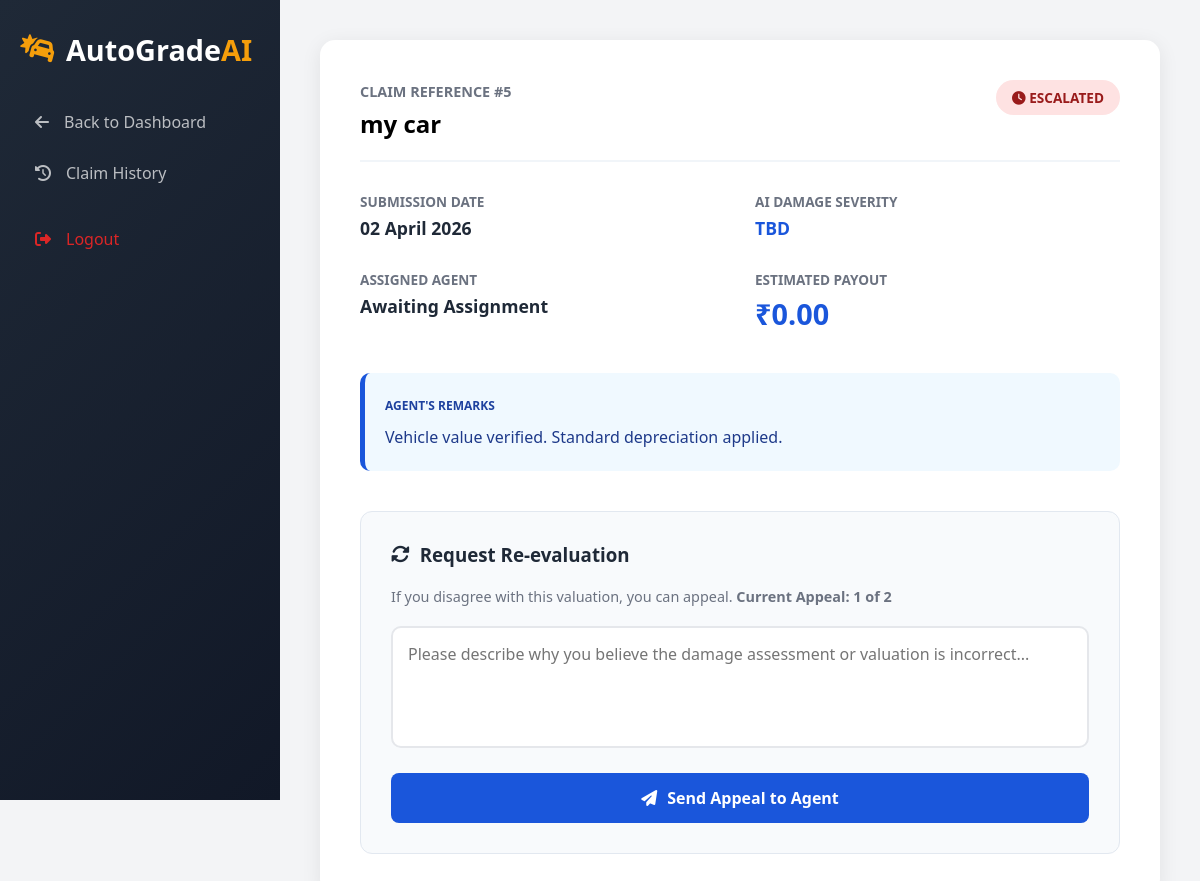
Page /claim-details/5/ (signed in) on the committed database.
### my_admin/models.py (models this page shows, shortened)
class DamageAnalysis(models.Model):
    user = models.ForeignKey(User, on_delete=models.CASCADE, related_name='client_claims')
    agent = models.ForeignKey(
        User,
        on_delete=models.SET_NULL,
        null=True,
        blank=True,
        related_name='assigned_claims'
    )
    car_details = models.CharField(max_length=100)
    status = models.CharField(max_length=20, default='Pending')  # Pending, Approved, Rejected, Appealed
    damage_level = models.CharField(max_length=20, default='TBD')
    date_analyzed = models.DateTimeField(auto_now_add=True)  # Set once on creation
    updated_at = models.DateTimeField(auto_now=True)  # Updates every time .save() is called
    market_value = models.DecimalField(max_digits=12, decimal_places=2, null=True, blank=True)
    minor_coeff = models.FloatField(null=True, blank=True, default=0.025)
    moderate_coeff = models.FloatField(null=True, blank=True, default=0.05)
    major_coeff = models.FloatField(null=True, blank=True, default=0.1)
    estimated_claim = models.DecimalField(max_digits=12, decimal_places=2, null=True, blank=True)
    agent_comment = models.TextField(null=True, blank=True)
    user_appeal_reason = models.TextField(null=True, blank=True)
    appeal_count = models.IntegerField(default=0)  # Tracks 1st and 2nd re-evaluation requests

### my_admin/views.py (the view)
# urls.py: path('claim-details/<int:claim_id>/', views.claim_details, name='claim_details'),
@login_required
def claim_details(request, claim_id):
    claim = get_object_or_404(DamageAnalysis, id=claim_id, user=request.user)
    return render(request, "ClaimDetails.html", {'claim': claim})

### my_admin/templates/ClaimDetails.html (shortened to what this page needs)
<!DOCTYPE html>
<html lang="en">
<head>
    <link rel="stylesheet" href="https://cdnjs.cloudflare.com/ajax/libs/font-awesome/6.4.0/css/all.min.css">
</head>
<body>
    <div class="sidebar">
        <div class="sidebar-header">
            <div class="logo"><i class="fas fa-car-crash"></i><span>AutoGrade<span>AI</span></span></div>
        </div>
        <div class="nav-menu">
            <a href="{% url 'admin_dashboard' %}" class="nav-item">
                <i class="fas fa-arrow-left"></i><span>Back to Dashboard</span>
            </a>
            <a href="{% url 'claim_history' %}" class="nav-item">
                <i class="fas fa-history"></i><span>Claim History</span>
            </a>
            <a href="{% url 'my_logout' %}" class="nav-item" style="color: var(--danger); margin-top: 20px;">
                <i class="fas fa-sign-out-alt"></i><span>Logout</span>
            </a>
        </div>
    </div>
    <div class="main-content">
        <div class="detail-card">
            <div class="header-row">
                <div>
                    <span class="claim-id">Claim Reference #{{ claim.id }}</span>
                    <h2 style="margin-top: 5px;">{{ claim.car_details }}</h2>
                </div>
                <div class="status-badge {% if claim.status == 'Approved' %}status-approved{% elif claim.status == 'Pending' %}status-pending{% else %}status-escalated{% endif %}">
                    <i class="fas {% if claim.status == 'Approved' %}fa-check-circle{% else %}fa-clock{% endif %}"></i>
                    {{ claim.status }}
                </div>
            </div>
            <div class="info-grid">
                <div class="info-item">
                    <label>Submission Date</label>
                    <p>{{ claim.date_analyzed|date:"d F Y" }}</p>
                </div>
                <div class="info-item">
                    <label>AI Damage Severity</label>
                    <p style="color: var(--primary);">{{ claim.damage_level|upper }}</p>
                </div>
                <div class="info-item">
                    <label>Assigned Agent</label>
                    <p>{{ claim.agent.first_name|default:"Awaiting Assignment" }}</p>
                </div>
                <div class="info-item">
                    <label>Estimated Payout</label>
                    <p class="payout-value">₹{{ claim.estimated_claim|default:"0.00" }}</p>
                </div>
            </div>
            <div class="comment-box agent-note">
                <label style="font-weight: 800; font-size: 0.75rem; color: var(--primary-dark); text-transform: uppercase;">Agent's Remarks</label>
                <p style="margin-top: 10px; line-height: 1.6; color: #1e3a8a;">
                    {{ claim.agent_comment|default:"The insurance agent has not left a comment for this valuation yet." }}
                </p>
            </div>
            <div class="appeal-section">
                {% if claim.status != 'Pending' %}
                    {% if claim.appeal_count < 2 %}
                        <h3><i class="fas fa-sync-alt"></i> Request Re-evaluation</h3>
                        <p style="color: var(--gray); margin-bottom: 20px; font-size: 0.9rem;">
                            If you disagree with this valuation, you can appeal.
                            <strong>Current Appeal: {{ claim.appeal_count|add:1 }} of 2</strong>
                        </p>
                        <form method="POST" action="{% url 'submit_appeal' claim.id %}">
                            <textarea name="appeal_reason" placeholder="Please describe why you believe the damage assessment or valuation is incorrect..." required rows="4"></textarea>
                            <button type="submit" class="btn btn-primary">
                                <i class="fas fa-paper-plane"></i> Send Appeal to Agent
                            </button>
                        </form>
                    {% endif %}
                {% endif %}
            </div>
        </div>
    </div>
</body>
</html>

### my_admin/templates/ClaimDetails.html (style rules this page uses)
* { margin: 0; padding: 0; box-sizing: border-box; font-family: 'Segoe UI', Tahoma, Geneva, Verdana, sans-serif; }
:root { --primary: #1a56db; --primary-dark: #1e429f; --secondary: #f59e0b; --dark: #1f2937; --light: #f9fafb; --gray: #6b7280; --danger: #dc2626; --success: #10b981; --warning: #f59e0b; --transition: all 0.3s ease; }
body { background-color: #f3f4f6; display: flex; min-height: 100vh; }
.sidebar { width: 280px; background: linear-gradient(135deg, var(--dark) 0%, #111827 100%); color: white; position: fixed; height: 100vh; padding: 30px 20px; z-index: 100; }
.sidebar-header .logo { display: flex; align-items: center; gap: 10px; font-size: 1.8rem; font-weight: 700; color: white; margin-bottom: 30px; }
.sidebar-header .logo i { color: var(--secondary); }
.sidebar-header .logo span span { color: var(--secondary); }
.nav-item { padding: 12px 15px; display: flex; align-items: center; gap: 15px; color: rgba(255,255,255,0.7); text-decoration: none; transition: var(--transition); border-radius: 8px; margin-bottom: 5px; }
.main-content { flex: 1; margin-left: 280px; padding: 40px; }
.detail-card { background: white; border-radius: 15px; padding: 40px; box-shadow: 0 4px 20px rgba(0,0,0,0.08); max-width: 900px; margin: 0 auto; }
.header-row { display: flex; justify-content: space-between; align-items: flex-start; margin-bottom: 30px; border-bottom: 2px solid #f1f5f9; padding-bottom: 20px; }
.claim-id { color: var(--gray); font-weight: 600; font-size: 0.9rem; text-transform: uppercase; }
.status-badge { padding: 8px 16px; border-radius: 20px; font-size: 0.85rem; font-weight: 700; text-transform: uppercase; }
.status-escalated { background: #fee2e2; color: #991b1b; }
.info-grid { display: grid; grid-template-columns: 1fr 1fr; gap: 30px; margin-bottom: 40px; }
.info-item label { display: block; color: var(--gray); font-size: 0.85rem; font-weight: 700; margin-bottom: 5px; text-transform: uppercase; }
.info-item p { font-size: 1.1rem; color: var(--dark); font-weight: 600; }
.payout-value { font-size: 1.8rem !important; color: var(--primary) !important; }
.comment-box { padding: 20px; border-radius: 10px; margin-bottom: 25px; border-left: 5px solid; }
.agent-note { background: #f0f9ff; border-left-color: var(--primary); }
.appeal-section { margin-top: 40px; padding: 30px; border-radius: 12px; background: #f8fafc; border: 1px solid #e2e8f0; }
.appeal-section h3 { margin-bottom: 20px; color: var(--dark); display: flex; align-items: center; gap: 10px; }
textarea { width: 100%; padding: 15px; border: 2px solid #e5e7eb; border-radius: 10px; font-size: 1rem; margin-bottom: 20px; resize: none; transition: var(--transition); background: white; }
.btn { padding: 14px 28px; border-radius: 8px; font-weight: 700; cursor: pointer; border: none; transition: var(--transition); width: 100%; font-size: 1rem; display: flex; align-items: center; justify-content: center; gap: 10px; }
.btn-primary { background: var(--primary); color: white; }

### rows in the picture
DamageAnalysis: id "5", car_details "my car", status "ESCALATED", date_analyzed "02 April 2026", damage_level "TBD", agent.first_name "Awaiting Assignment", estimated_claim "0.00", agent_comment "Vehicle value verified. Standard depreciation applied.", appeal_count|add "1"
